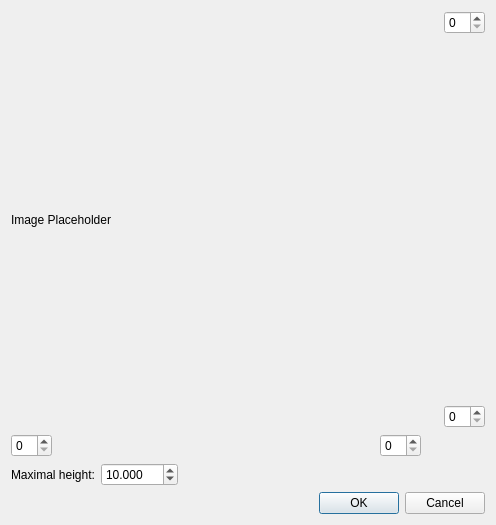
<?xml version="1.0" encoding="UTF-8"?>
<ui version="4.0">
 <class>ImageDialog</class>
 <widget class="QDialog" name="ImageDialog">
  <property name="windowModality">
   <enum>Qt::ApplicationModal</enum>
  </property>
  <property name="enabled">
   <bool>true</bool>
  </property>
  <property name="geometry">
   <rect>
    <x>0</x>
    <y>0</y>
    <width>496</width>
    <height>525</height>
   </rect>
  </property>
  <property name="focusPolicy">
   <enum>Qt::NoFocus</enum>
  </property>
  <property name="windowTitle">
   <string>Dialog</string>
  </property>
  <property name="sizeGripEnabled">
   <bool>false</bool>
  </property>
  <property name="modal">
   <bool>false</bool>
  </property>
  <layout class="QVBoxLayout" name="verticalLayout_4">
   <item>
    <layout class="QVBoxLayout" name="verticalLayout_3">
     <item>
      <layout class="QHBoxLayout" name="horizontalLayout">
       <item>
        <widget class="QClickableLabel" name="image">
         <property name="sizePolicy">
          <sizepolicy hsizetype="MinimumExpanding" vsizetype="Preferred">
           <horstretch>0</horstretch>
           <verstretch>0</verstretch>
          </sizepolicy>
         </property>
         <property name="minimumSize">
          <size>
           <width>400</width>
           <height>400</height>
          </size>
         </property>
         <property name="mouseTracking">
          <bool>true</bool>
         </property>
         <property name="text">
          <string>Image Placeholder</string>
         </property>
        </widget>
       </item>
       <item>
        <layout class="QVBoxLayout" name="verticalLayout_2">
         <item>
          <widget class="QSpinBox" name="minY"/>
         </item>
         <item>
          <spacer name="verticalSpacer">
           <property name="orientation">
            <enum>Qt::Vertical</enum>
           </property>
           <property name="sizeHint" stdset="0">
            <size>
             <width>20</width>
             <height>40</height>
            </size>
           </property>
          </spacer>
         </item>
         <item>
          <widget class="QSpinBox" name="maxY"/>
         </item>
        </layout>
       </item>
      </layout>
     </item>
     <item>
      <layout class="QHBoxLayout" name="horizontalLayout_2">
       <item>
        <widget class="QSpinBox" name="minX"/>
       </item>
       <item>
        <spacer name="horizontalSpacer_2">
         <property name="orientation">
          <enum>Qt::Horizontal</enum>
         </property>
         <property name="sizeHint" stdset="0">
          <size>
           <width>40</width>
           <height>20</height>
          </size>
         </property>
        </spacer>
       </item>
       <item>
        <widget class="QSpinBox" name="maxX"/>
       </item>
       <item>
        <spacer name="horizontalSpacer">
         <property name="orientation">
          <enum>Qt::Horizontal</enum>
         </property>
         <property name="sizeType">
          <enum>QSizePolicy::Minimum</enum>
         </property>
         <property name="sizeHint" stdset="0">
          <size>
           <width>64</width>
           <height>20</height>
          </size>
         </property>
        </spacer>
       </item>
      </layout>
     </item>
    </layout>
   </item>
   <item>
    <layout class="QHBoxLayout" name="horizontalLayout_5">
     <item>
      <layout class="QHBoxLayout" name="horizontalLayout_4">
       <item>
        <widget class="QLabel" name="label">
         <property name="text">
          <string>Maximal height:</string>
         </property>
        </widget>
       </item>
       <item>
        <widget class="QDoubleSpinBox" name="heightValue">
         <property name="decimals">
          <number>3</number>
         </property>
         <property name="maximum">
          <double>1000.000000000000000</double>
         </property>
         <property name="value">
          <double>10.000000000000000</double>
         </property>
        </widget>
       </item>
      </layout>
     </item>
     <item>
      <spacer name="horizontalSpacer_4">
       <property name="orientation">
        <enum>Qt::Horizontal</enum>
       </property>
       <property name="sizeHint" stdset="0">
        <size>
         <width>40</width>
         <height>20</height>
        </size>
       </property>
      </spacer>
     </item>
    </layout>
   </item>
   <item>
    <layout class="QHBoxLayout" name="horizontalLayout_3">
     <item>
      <spacer name="horizontalSpacer_3">
       <property name="orientation">
        <enum>Qt::Horizontal</enum>
       </property>
       <property name="sizeHint" stdset="0">
        <size>
         <width>576</width>
         <height>20</height>
        </size>
       </property>
      </spacer>
     </item>
     <item>
      <widget class="QDialogButtonBox" name="buttonBox">
       <property name="orientation">
        <enum>Qt::Horizontal</enum>
       </property>
       <property name="standardButtons">
        <set>QDialogButtonBox::Cancel|QDialogButtonBox::Ok</set>
       </property>
      </widget>
     </item>
    </layout>
   </item>
  </layout>
 </widget>
 <customwidgets>
  <customwidget>
   <class>QClickableLabel</class>
   <extends>QLabel</extends>
   <header location="global">QClickableLabel.hh</header>
  </customwidget>
 </customwidgets>
 <resources/>
 <connections>
  <connection>
   <sender>buttonBox</sender>
   <signal>accepted()</signal>
   <receiver>ImageDialog</receiver>
   <slot>accept()</slot>
   <hints>
    <hint type="sourcelabel">
     <x>248</x>
     <y>254</y>
    </hint>
    <hint type="destinationlabel">
     <x>157</x>
     <y>274</y>
    </hint>
   </hints>
  </connection>
  <connection>
   <sender>buttonBox</sender>
   <signal>rejected()</signal>
   <receiver>ImageDialog</receiver>
   <slot>reject()</slot>
   <hints>
    <hint type="sourcelabel">
     <x>316</x>
     <y>260</y>
    </hint>
    <hint type="destinationlabel">
     <x>286</x>
     <y>274</y>
    </hint>
   </hints>
  </connection>
 </connections>
</ui>
